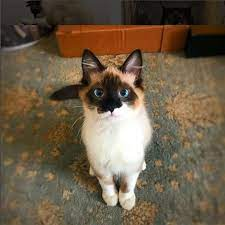
#> input picture download.jpeg, 225 x 225 px
$ jupyter execute Semana12_PO450.ipynb
#> lines starting #> are read from the running program, lines starting #| are printed output that depends on the picture
<a href="https://colab.research.google.com/github/julianovale/PO450/blob/main/Semana12_PO450.ipynb" target="_parent"></a>

[cell 1]
import matplotlib.pyplot as plt
from matplotlib.pyplot import imshow
import numpy as np
from PIL import Image

[cell 2]
n, m = 20,30
A = np.random.normal(size=(n,m))
rankA = np.linalg.matrix_rank(A)

UA, sA, VTA = np.linalg.svd(A)

plt.imshow(A)
plt.show()

[cell 3]
plt.stem(sA)
plt.show()
#> figure, not shown here; curve peaks at x = 0, y = 8.76

[cell 4]
k = 5
G = np.random.normal(size=(n,k))
H = np.random.normal(size=(m,k))

B = np.dot(G, H.T)
rankB = np.linalg.matrix_rank(B)

plt.imshow(B)
plt.show()

[cell 5]
UB, sB, VTB = np.linalg.svd(B)
plt.stem(sB)
plt.show()
#> figure, not shown here; curve peaks at x = 0, y = 31.87

[cell 6]
k = 1
G = np.random.normal(size=(n,k))
H = np.random.normal(size=(m,k))

B = np.dot(G, H.T)
rankB = np.linalg.matrix_rank(B)

plt.imshow(B)
plt.show()

[cell 7]
UB, sB, VTB = np.linalg.svd(B)
plt.stem(sB)
plt.show()
#> figure, not shown here; curve peaks at x = 0, y = 24.84

[cell 8]
X = np.array(Image.open('download.jpeg').convert('L'))
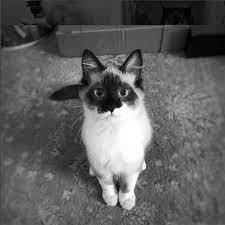
#> X: shape (225, 225); min 0, max 255, mean 95
plt.imshow(X);

[cell 9]
rankX = np.linalg.matrix_rank(X)
#> rankX = 225
UX, sX, VTX = np.linalg.svd(X)
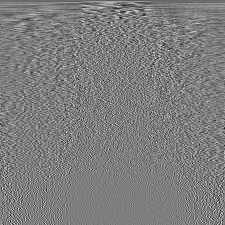
#> VTX: shape (225, 225) float64; min -0.354, max 0.363, mean -0.000308; drawn with min black and max white
#> sX = 225 values, max 23162.5 at index 0, min 0.012 at index 224, mean 296.7

[cell 10]
rankX
#> Out = 225

[cell 11]
plt.stem(sX)
plt.show()
#> figure, not shown here; curve peaks at x = 0, y = 23162.5

[cell 12]
p = 10
UX_p = UX[:,:p]
VTX_p = VTX[:p]
sX_p = sX[:p]
#> sX_p = [23162.5, 5196.1, 3133.2, 2194.7, 1774.6, 1572.1, 1344.4, 1258.8, 1167.5, 954.4]
SX_p = np.diag(sX_p)

[cell 13]
Xp = np.dot(UX_p,np.dot(SX_p,VTX_p))

[cell 14]
plt.imshow(Xp);

[cell 15]
plt.stem(sX_p)
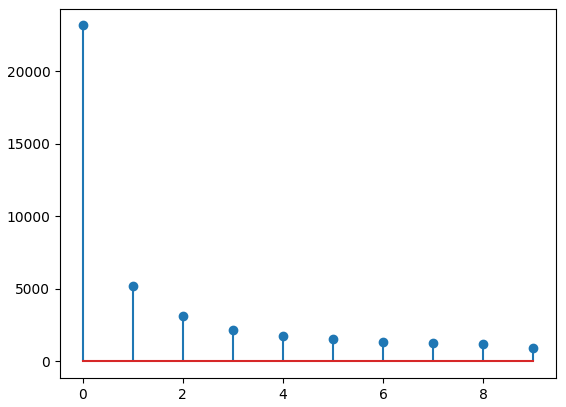
#> figure drawn by matplotlib, 1 panel; curve peaks at x = 0, y = 23162.5

[cell 16]
p = 15
UX_p = UX[:,:p]
VTX_p = VTX[:p]
sX_p = sX[:p]
#> sX_p = [23162.5, 5196.1, 3133.2, 2194.7, 1774.6, 1572.1, 1344.4, 1258.8, 1167.5, 954.4, 908.1, 821.2, 801.7, 725, 634]
SX_p = np.diag(sX_p)
Xp = np.dot(UX_p,np.dot(SX_p,VTX_p))

[cell 17]
plt.imshow(Xp);

[cell 18]
plt.stem(sX_p)
#> figure, not shown here; curve peaks at x = 0, y = 23162.5

[cell 19]
N = X - Xp # aquilo que não foi explicado
plt.imshow(N);

[cell 20]
X = np.array(Image.open('videira.jpg').convert('L'))
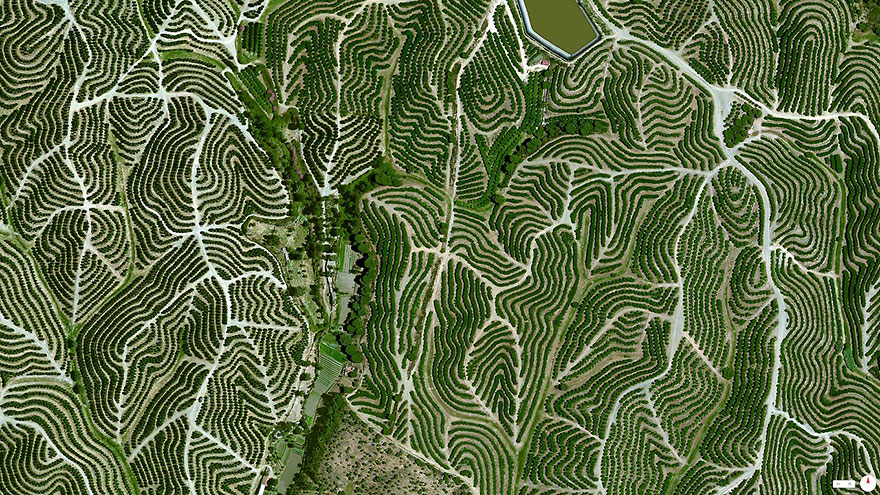
#> input picture videira.jpg, 880 x 495 px
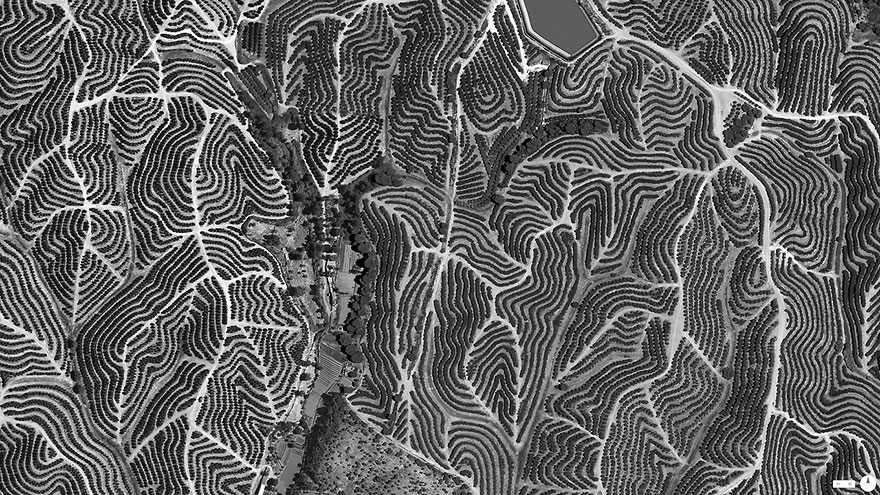
#> X: shape (495, 880); min 0, max 255, mean 97.5
plt.imshow(X);

[cell 21]
rankX = np.linalg.matrix_rank(X)
#> rankX = 495
UX, sX, VTX = np.linalg.svd(X)
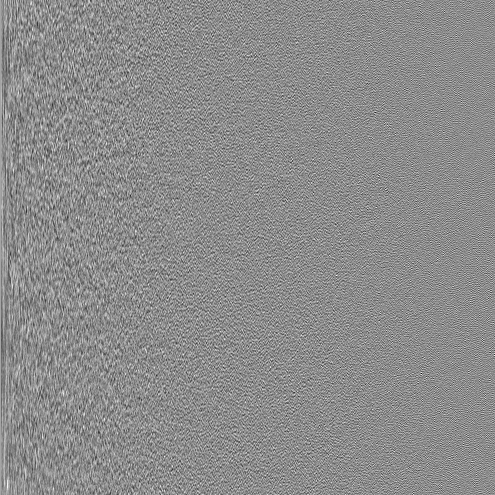
#> UX: shape (495, 495) float64; min -0.258, max 0.211, mean 8.59e-05; drawn with min black and max white
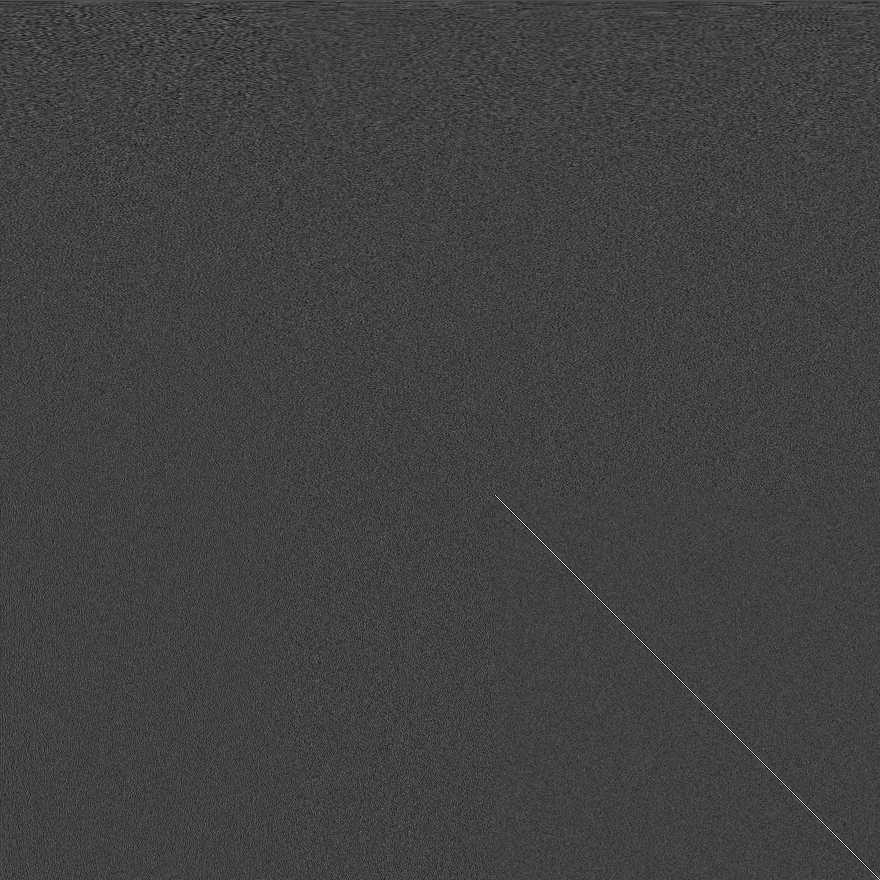
#> VTX: shape (880, 880) float64; min -0.202, max 0.574, mean 5.06e-05; drawn with min black and max white
#> sX = 495 values, max 64705.8 at index 0, min 161.1 at index 494, mean 1542.3

[cell 22]
rankX
#> Out = 495

[cell 23]
plt.stem(sX)
plt.show()
#> figure, not shown here; curve peaks at x = 0, y = 64705.8

[cell 24]
p = 30
UX_p = UX[:,:p]
VTX_p = VTX[:p]
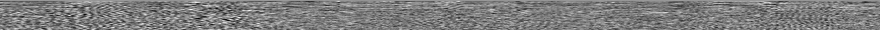
#> VTX_p: shape (30, 880) float64; min -0.154, max 0.161, mean 0.00117; drawn with min black and max white
sX_p = sX[:p]
#> sX_p = 30 values, max 64705.8 at index 0, min 3809.7 at index 29, mean 6648.9
SX_p = np.diag(sX_p)
Xp = np.dot(UX_p,np.dot(SX_p,VTX_p))
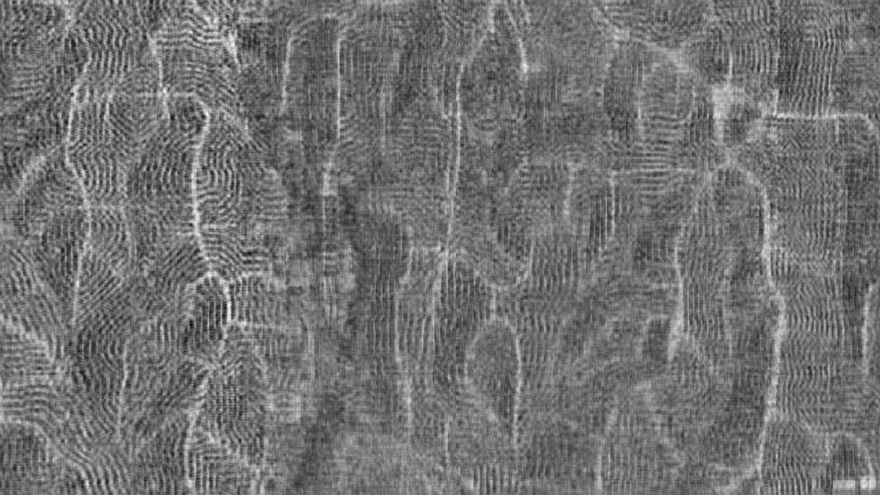
#> Xp: shape (495, 880) float64; min -82.37, max 319.5, mean 97.5; drawn with min black and max white
plt.imshow(Xp);

[cell 25]
N = X - Xp # aquilo que não foi explicado
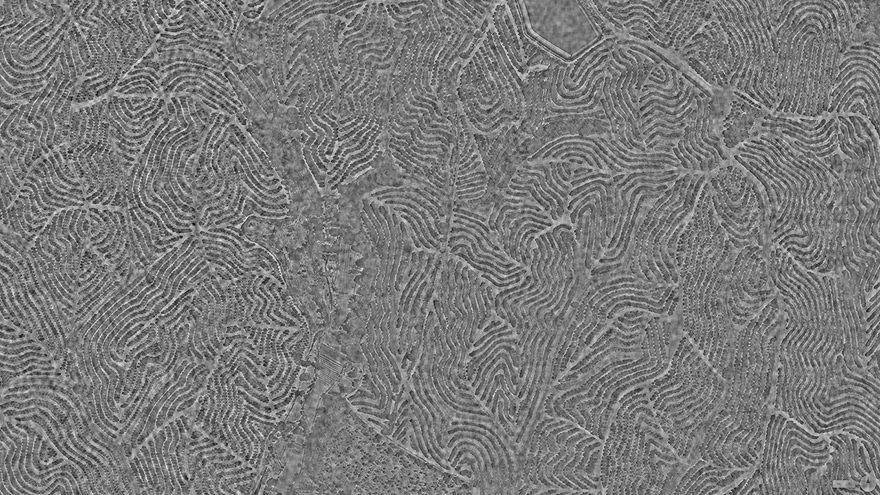
#> N: shape (495, 880) float64; min -209.9, max 226.6, mean 0; drawn with min black and max white
plt.imshow(N);
